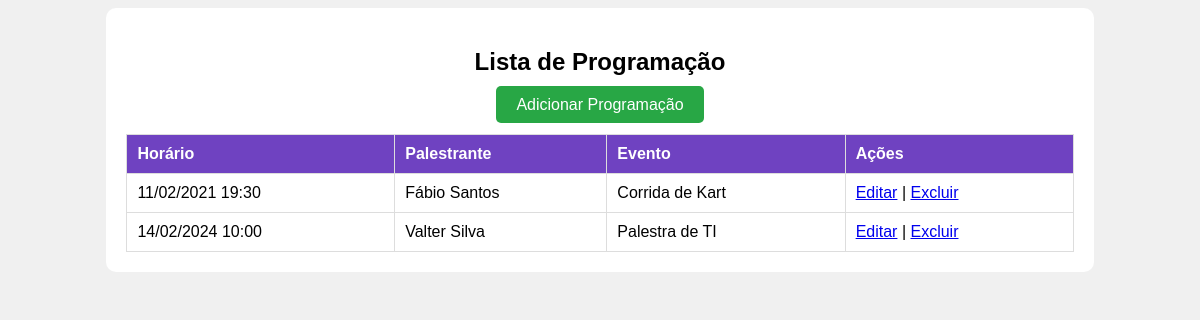
The page /programacao/ on the database its author committed.
### conferencias/models.py (models this page shows, shortened)
class Programacao(models.Model):
	horario = models.DateTimeField()
	palestrante = models.ForeignKey(Palestrante, on_delete=models.CASCADE, related_name='programacoes')
	evento = models.ForeignKey(Evento, on_delete=models.CASCADE, related_name='programacoes')

class Palestrante(models.Model):
	nome = models.CharField(max_length=200)
	bio = models.TextField()
	contato = models.EmailField()
	evento = models.ForeignKey(Evento, on_delete=models.CASCADE, related_name='palestrantes')

class Evento(models.Model):
	nome = models.CharField(max_length=200)
	descricao = models.TextField()
	data_inicio = models.DateTimeField()
	data_fim = models.DateTimeField()
	local = models.CharField(max_length=255)
	capacidade = models.IntegerField()

### conferencias/views.py (the view)
# urls.py: path('programacao/', lista_programacao, name='lista_programacao'),
def lista_programacao(request):
    programacoes = Programacao.objects.all()
    return render(request, 'conferencias/lista_programacao.html', {'programacoes': programacoes})

### conferencias/templates/conferencias/lista_programacao.html (shortened to what this page needs)
<!DOCTYPE html>
<html lang="pt">
<head>
</head>
<body>
    <div class="container">
        <h2>Lista de Programação</h2>
        <a href="{% url 'criar_programacao' %}" class="button">Adicionar Programação</a>
        <table>
            <tr>
                <th>Horário</th>
                <th>Palestrante</th>
                <th>Evento</th>
                <th>Ações</th>
            </tr>
            {% for programacao in programacoes %}
            <tr>
                <td>{{ programacao.horario|date:"d/m/Y H:i" }}</td>
                <td>{{ programacao.palestrante.nome }}</td>
                <td>{{ programacao.evento.nome }}</td>
                <td><a href="{% url 'editar_programacao' programacao.id %}">Editar</a> | <a href="{% url 'excluir_programacao' programacao.id %}">Excluir</a></td>
            </tr>
            {% endfor %}
        </table>
    </div>
</body>
</html>

### conferencias/templates/conferencias/lista_programacao.html (style rules this page uses)
body { font-family: Arial, sans-serif; background-color: #f0f0f0; text-align: center; }
.container { width: 80%; margin: auto; background: white; padding: 20px; border-radius: 10px; }
table { width: 100%; border-collapse: collapse; margin-top: 20px; }
th, td { padding: 10px; border: 1px solid #ddd; text-align: left; }
th { background-color: #6f42c1; color: white; }
.button { background-color: #28a745; color: white; padding: 10px 20px; border: none; border-radius: 5px; text-decoration: none; font-size: 16px; margin-bottom: 20px; }

### rows shown on the page
Programacao: horario "11/02/2021 19:30", palestrante.nome "Fábio Santos", evento.nome "Corrida de Kart"
Programacao: horario "14/02/2024 10:00", palestrante.nome "Valter Silva", evento.nome "Palestra de TI"
